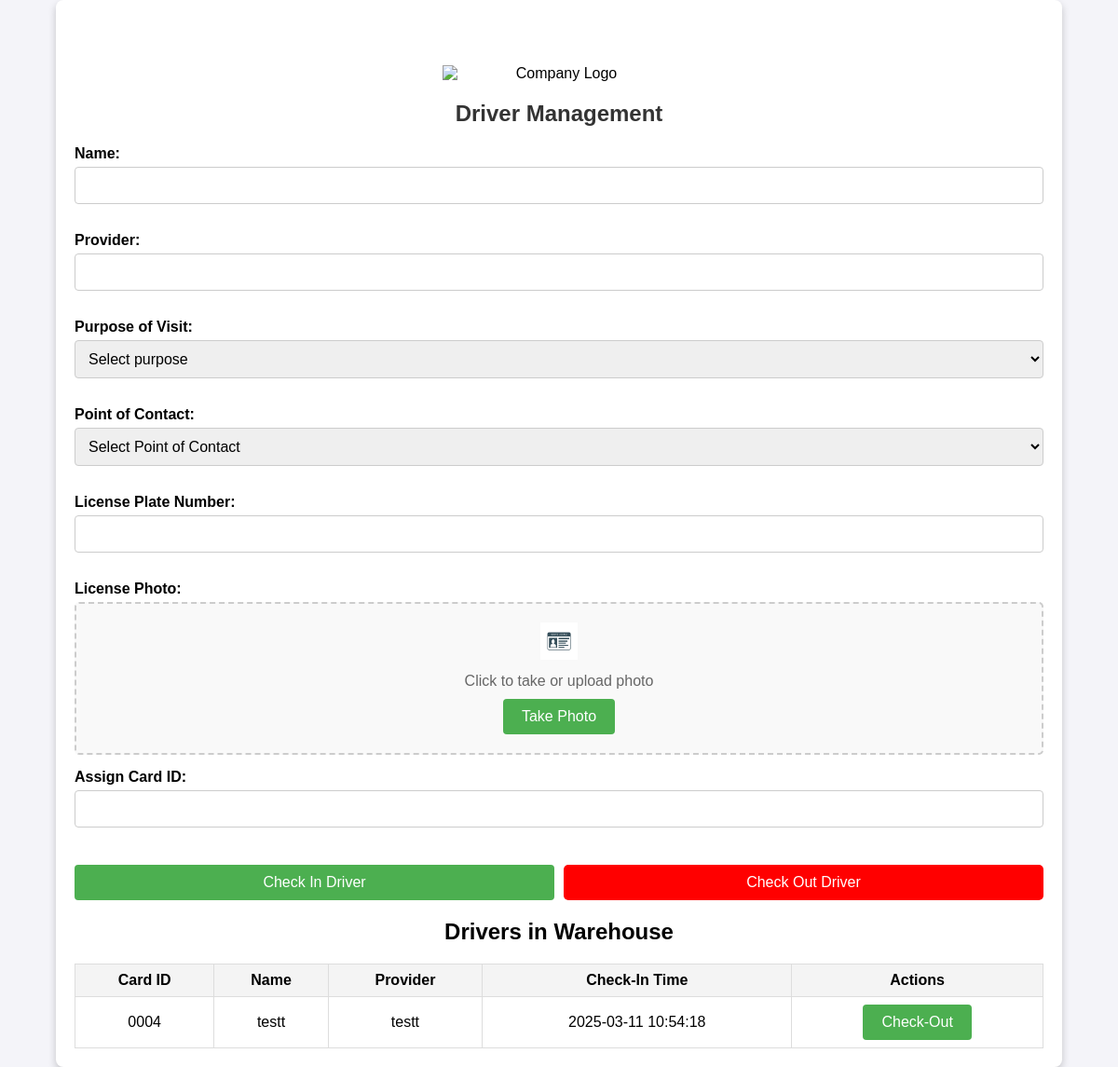
Before: /drivers with the older database file.
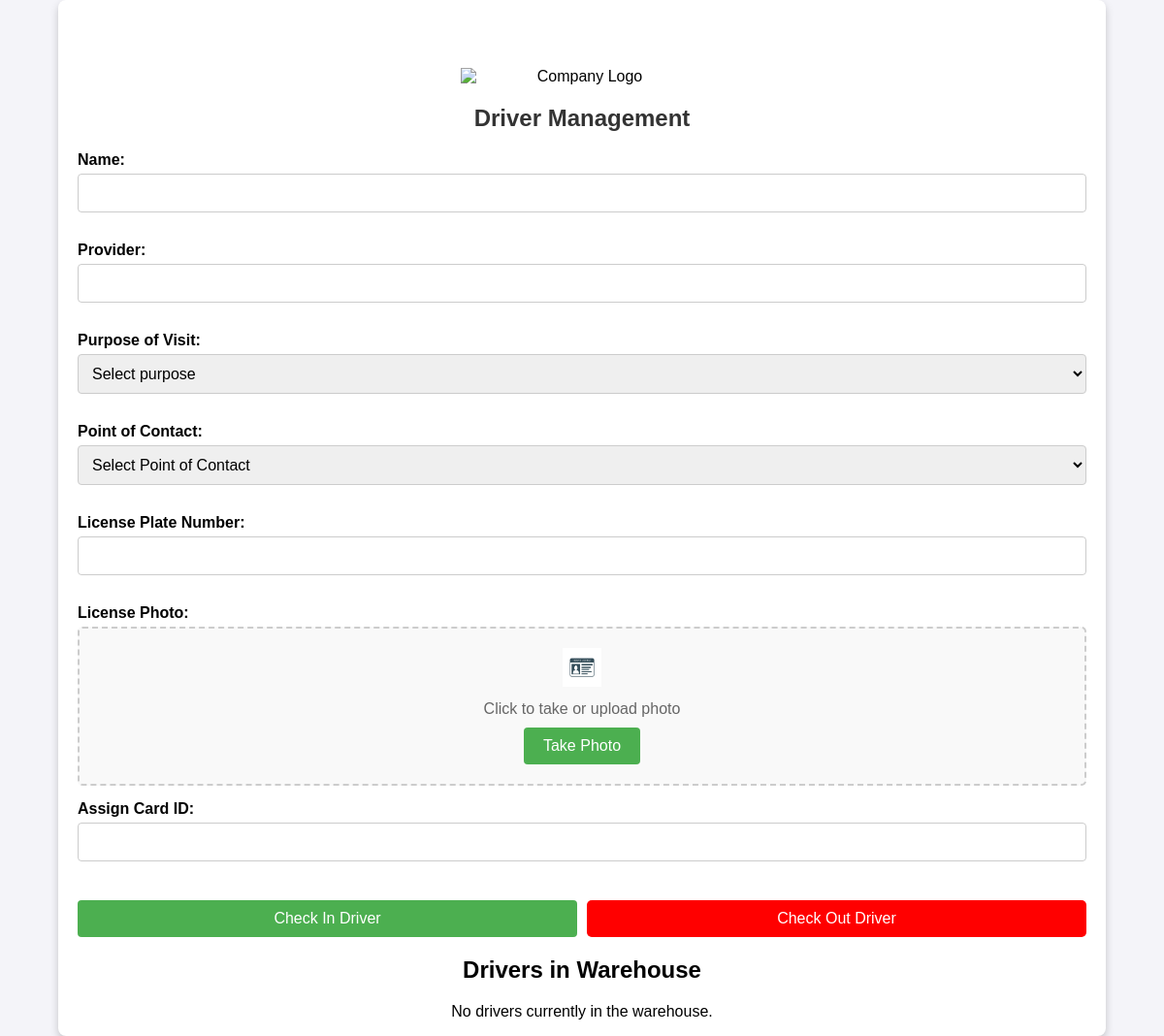
After: the same page with the newer database file.
### form.py (models this page shows, shortened)
class Driver(db.Model):
    id = db.Column(db.Integer, primary_key=True)
    name = db.Column(db.String(100), nullable=False)
    provider_name = db.Column(db.String(100), nullable=False)
    truck_license = db.Column(db.String(50), nullable=False)
    card_id = db.Column(db.String(50), nullable=False)
    purpose_of_visit = db.Column(db.String(100), nullable=False)
    point_of_contact = db.Column(db.String(100), nullable=False)
    check_in_time = db.Column(db.DateTime, default=lambda: datetime.now(pytz.timezone('America/Chicago')).replace(microsecond=0))
    check_out_time = db.Column(db.DateTime, nullable=True)
    photo_path = db.Column(db.String(255), nullable=False)
    plate_number = db.Column(db.String(50), nullable=True)
    __table_args__ = (
        db.UniqueConstraint('card_id', 'check_out_time',
                           name='unique_active_card',
                           sqlite_on_conflict='IGNORE'),
    )

### form.py (the view, shortened to what this page needs)
@app.route("/drivers", methods=["GET", "POST"])
def drivers():
    print(">>Route Accessed:", request.method)
    active_drivers = Driver.query.filter_by(check_out_time=None).all()
    for driver in active_drivers:
        if driver.check_in_time:
            if driver.check_in_time.tzinfo is None:
                driver.formatted_check_in = driver.check_in_time.replace(tzinfo=pytz.UTC).astimezone(LOCAL_TZ).strftime('%m-%d-%Y %I:%M %p')
            else:
                driver.formatted_check_in = driver.check_in_time.astimezone(LOCAL_TZ).strftime('%m-%d-%Y %I:%M %p')
        else:
            driver.formatted_check_in = "No check-in time"
    if request.headers.get('X-Requested-With') == 'XMLHttpRequest':
        return jsonify({"success": True, "drivers": [d.to_dict() for d in active_drivers]})
    return render_template("drivers.html", drivers=active_drivers)

### templates/drivers.html (shortened to what this page needs)
<!DOCTYPE html>
<html lang="en">
<head>
    <link rel="stylesheet" href="{{ url_for('static', filename='styles.css') }}">
</head>
<body>
    <div class="container">
        <header>
            <img src="{{ url_for('static', filename='logo.png') }}" alt="Company Logo" class="company-logo">
        </header>
        <h1>Driver Management</h1>
<form method="POST" enctype="multipart/form-data">
    <label for="driver_name">Name:</label>
    <input type="text" id="driver_name" name="driver_name" required>
    <label for="provider_name">Provider:</label>
    <input type="text" id="provider_name" name="Provider" required>
    <label for="purpose_of_visit">Purpose of Visit:</label>
    <select id="purpose_of_visit" name="purpose_of_visit" required>
        <option value="" disabled selected>Select purpose</option>
    </select>
    <label for="point_of_contact">Point of Contact:</label>
    <select id="point_of_contact" name="point_of_contact" required>
        <option value="" disabled selected>Select Point of Contact</option>
    </select>
    <label for="plate_number">License Plate Number:</label>
    <input type="text" id="plate_number" name="plate_number" required>
    <div class="photo-upload-area">
        <label>License Photo:</label>
        <div class="photo-placeholder">
          <img src="/static/driver-license-icon-jpg.png" alt="Camera" id="camera-icon">
          <span>Click to take or upload photo</span>
          <button type="button" id="photo-button" class="inline-button">Take Photo</button>
        </div>
      </div>
    <label for="card_id">Assign Card ID:</label>
    <input type="text" id="card_id" name="card_id" readonly required>
<div class="button-container">
    <button type="button" id="scan-qr-button">Check In Driver</button>
    <button type="button" id="check-out-qr-button" class="red-button">Check Out Driver</button>
</div>
</form>
         <div class="table-responsive">
        <h2>Drivers in Warehouse</h2>
        {% if drivers %}
            <table>
                <thead>
                    <tr>
                        <th>Card ID</th>
                        <th>Name</th>
                        <th>Provider</th>
                        <th>Check-In Time</th>
                        <th>Actions</th>
                    </tr>
                </thead>
                <tbody>
                    {% for driver in drivers %}
                        <tr>
                            <td>{{ driver.card_id }}</td>
                            <td>{{ driver.name }}</td>
                            <td>{{ driver.provider_name }}</td>
                            <td>{{ driver.check_in_time }}</td>
                            <td>
                                <form method="POST" action="{{ url_for('checkout', card_id=driver.card_id) }}" style="display:inline;">
                                    <button type="submit">Check-Out</button>
                                </form>
                            </td>
                        </tr>
                    {% endfor %}
                </tbody>
            </table>
        {% else %}
            <p>No drivers currently in the warehouse.</p>
        {% endif %}
    </div>
    </div>
</body>
</html>

### static/styles.css (style rules this page uses)
body { font-family: Arial, sans-serif; background-color: #f4f4f9; margin: 0; padding: 0; display: flex; justify-content: center; align-items: flex-start; min-height: 100vh; }
.container { background: #ffffff; border-radius: 8px; box-shadow: 0 4px 8px rgba(0, 0, 0, 0.2); width: 90%; max-width: 100%; padding: 0 20px; text-align: center; margin-top: 20px; padding-top: 70px; margin: 0 auto; box-sizing: border-box;; }
h1 { color: #333; margin-bottom: 20px; font-size: 24px; text-align: center; word-wrap: break-word; }
form { margin-top: 20px; }
label { display: block; text-align: left; font-weight: bold; margin: 10px 0 5px; }
input, select { width: 100%; padding: 10px; margin-bottom: 20px; border: 1px solid #ccc; border-radius: 4px; font-size: 16px; }
button { background-color: #4CAF50; color: white; padding: 10px 20px; border: none; border-radius: 4px; cursor: pointer; font-size: 16px; }
.red-button { background-color: red; color: white; border: none; padding: 10px 20px; font-size: 16px; cursor: pointer; border-radius: 5px; transition: background-color 0.3s ease; }
.button-container { display: flex; justify-content: space-between; gap: 10px; margin-top: 20px; }
button { flex: 1; text-align: center; }
header { text-align: center; margin-bottom: 20px; }
.company-logo { width: 250px; max-width: 100%; height: auto; display: block; margin: 0 auto; }
.table-responsive { overflow-x: auto; -webkit-overflow-scrolling: touch; width: 100%; }
.photo-upload-area { margin-bottom: 15px; }
.photo-placeholder { border: 2px dashed #ccc; border-radius: 5px; padding: 20px; text-align: center; cursor: pointer; background-color: #f9f9f9; margin-top: 5px; }
.photo-placeholder img { width: 40px; height: 40px; margin-bottom: 10px; }
.photo-placeholder span { display: block; margin-bottom: 10px; color: #666; }
.container form input[type="text"], .container form select { width: 100%; box-sizing: border-box; }

Changed rows visible on the page:
removed Driver: card_id "0004", name "testt", provider_name "testt", check_in_time "2025-03-11 10:54:18"
Other visible differences:
text no longer shown: "Card ID Name Provider Check-In Time Actions"
text now shown: "No drivers currently in the warehouse."
